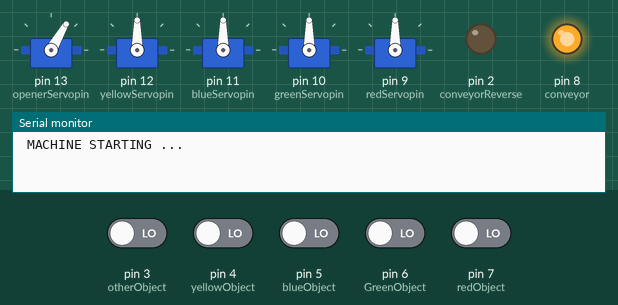
Bench run of a sketch on a simulated Arduino Uno, built with avr-gcc and run on an emulated ATmega328P. On the bench: 5 × servo, output pins drawn as LEDs (lit = HIGH), the last lines printed to the serial monitor. Inputs (shaded band) come from the test bench; at power-on: pin 3 (otherObject), pin 4 (yellowObject), pin 5 (blueObject), pin 6 (GreenObject), pin 7 (redObject) LOW.

Above: at 8.4 s.
8.5 s: pin 3 (otherObject) driven HIGH
At 9.2 s:
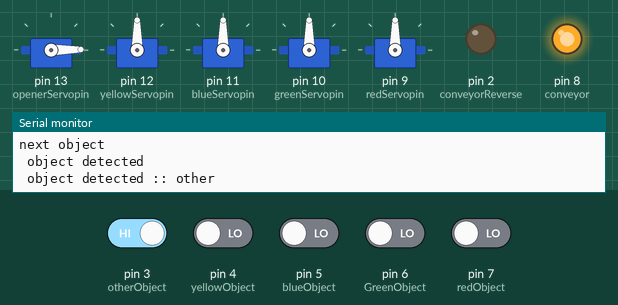
10.5 s: pin 3 (otherObject) driven LOW and pin 4 (yellowObject) driven HIGH
At 13.44 s:
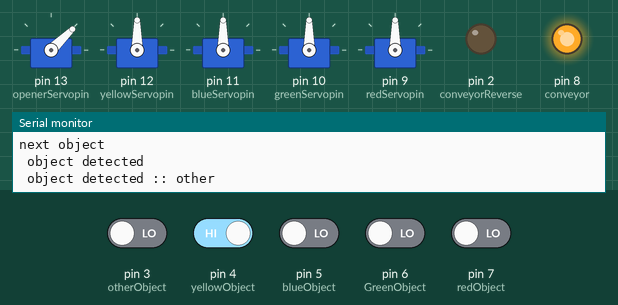
13.5 s: pin 4 (yellowObject) driven LOW
At 13.75 s:
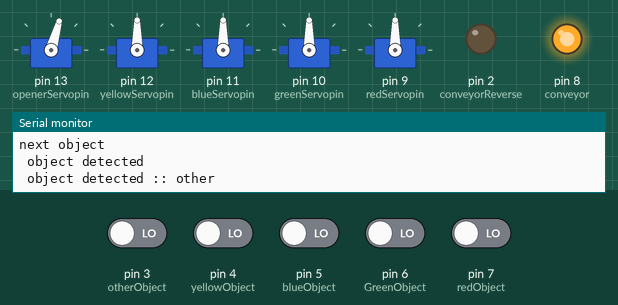
16.5 s: pin 5 (blueObject) driven HIGH
18.1 s: pin 4 (yellowObject) driven HIGH and pin 5 (blueObject) driven LOW
21.1 s: pin 6 (GreenObject) driven HIGH
At 32.5 s:
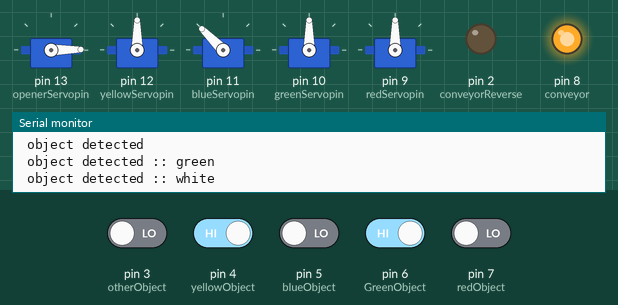
Timing chart, 0 to 34.1 s (numbered marks = the images above; inputs shaded):
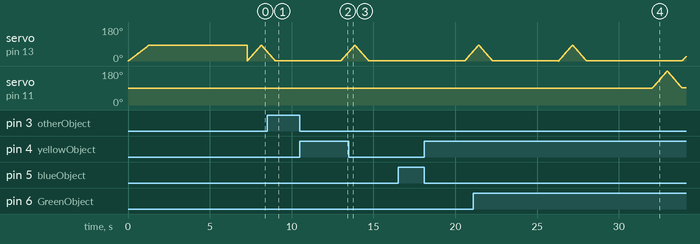

The sketch:

color_sorting_machine.ino
```cpp
#include <Servo.h>


int conveyorReverse = 2;
int openerServopin = 13;
int yellowServopin = 12;
int blueServopin = 11;
int greenServopin = 10;
int redServopin = 9;

int conveyor = 8;

int redObject =7;
int GreenObject =6;
int blueObject =5;
int yellowObject =4;
int otherObject =3;

int redvalue ;
int Greenvalue;
int bluevalue;
int yellowValue;
int other;

int redd ;
int greenn;
int bluee;
int yelloww;
int otherr;
Servo openerServo;

Servo yellowServo;
Servo blueServo;
Servo greenServo;
Servo redServo;

int objectNotdetected =1;
int count =0;
void setup() {
openerServo.attach(openerServopin);

yellowServo.attach(yellowServopin);
blueServo.attach(blueServopin);
greenServo.attach(greenServopin);
redServo.attach(redServopin);

 pinMode(conveyor , OUTPUT);
  pinMode(conveyorReverse , OUTPUT);

 pinMode(redObject , INPUT);
 pinMode(GreenObject , INPUT);
 pinMode(blueObject , INPUT);
 pinMode(yellowObject , INPUT);
 pinMode(otherObject , INPUT);
for(int i = 0; i<85 ;i++){
    openerServo.write(i);
    delay(15);
    }
yellowServo.write(90);
blueServo.write(90);
greenServo.write(90);
redServo.write(90);
Serial.begin(9600);
 Serial.println(" MACHINE STARTING ... ");
 digitalWrite(conveyor,HIGH);
  digitalWrite(conveyorReverse,LOW);
  delay(6000);
}

void loop() {

  for(int i = 0; i<85 ;i++){
    openerServo.write(i);
    delay(10);
    }
     for(int i = 85; i>0 ;i--){
    openerServo.write(i);
    delay(10);
    }
  while(objectNotdetected){
     redvalue = digitalRead(redObject);
     Greenvalue = digitalRead(GreenObject);
     bluevalue = digitalRead(blueObject);
     yellowValue = digitalRead(yellowObject);
    other = digitalRead(otherObject);
    Serial.println("next object ");
    if(redvalue ||Greenvalue ||bluevalue || yellowValue|| other){
      objectNotdetected =0;
       Serial.println(" object detected ");
      }

    }
     objectNotdetected =1;

    if(redvalue ==1){
        redd = 1;
           Serial.println(" object detected :: red");
      }
      if(Greenvalue ==1){
        greenn = 2;
          Serial.println(" object detected :: green");
      }
       if(bluevalue ==1){
        bluee = 3;
          Serial.println(" object detected :: blue");
      }
       if(yellowValue ==1){
        yelloww = 4;
          Serial.println(" object detected :: white");
      }
       if(other ==1){
        otherr = 5;
          Serial.println(" object detected :: other");
      }
         count = count +1;
        redd  = redd -1;
        greenn = greenn -1;
        bluee = bluee-1;
        yelloww = yelloww -1;
        otherr = otherr -1;

          delay(4000);
    if(redd ==0){
            for(int i = 90; i<180 ;i++){
                  redServo.write(i);
                    delay(10);
                 }
             for(int i = 180; i>90 ;i--){
                  redServo.write(i);
                    delay(10);
                 }
         Serial.println("red out ");


      }
      if(greenn ==0){
        for(int i = 90; i<180 ;i++){
                  greenServo.write(i);
                    delay(10);
                 }
          for(int i = 180; i>90 ;i--){
                  openerServo.write(i);
                    delay(10);
                 }
       Serial.println("green out ");

      }
       if(bluee ==0){

        for(int i = 90; i<180 ;i++){
                  blueServo.write(i);
                    delay(10);
                 }

          for(int i = 180; i>90 ;i--){
                  blueServo.write(i);
                    delay(10);
                 }
       Serial.println("blue out ");
      }
       if(yelloww ==0){

        for(int i = 90; i<180 ;i++){
                  yellowServo.write(i);
                    delay(10);
                 }
        for(int i = 180; i>90 ;i--){
                  yellowServo.write(i);
                    delay(10);
                 }
                   Serial.println("white out ");
      }
       if(otherr ==0){
       Serial.println("other out ");
      }


}
```

Measured:
- by itself, servo on pin 11 (blueServopin): rises from 90° to 179° in 0.89 s, then falls to 91° in 0.91 s
